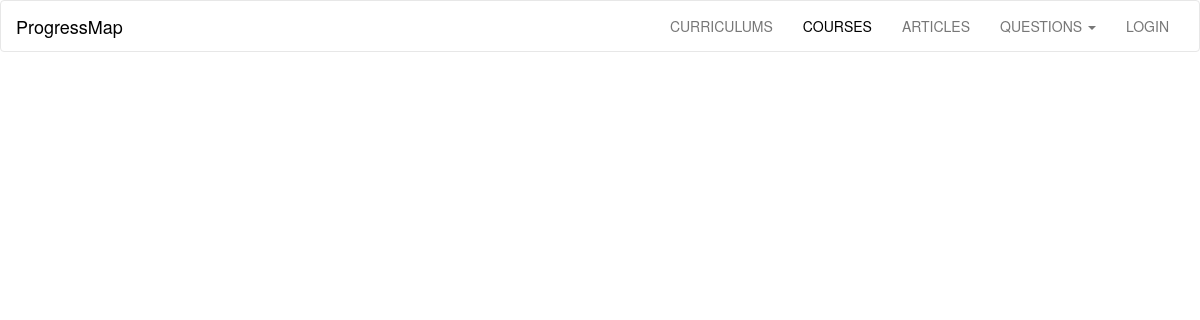
The app's page /courses/, older data.
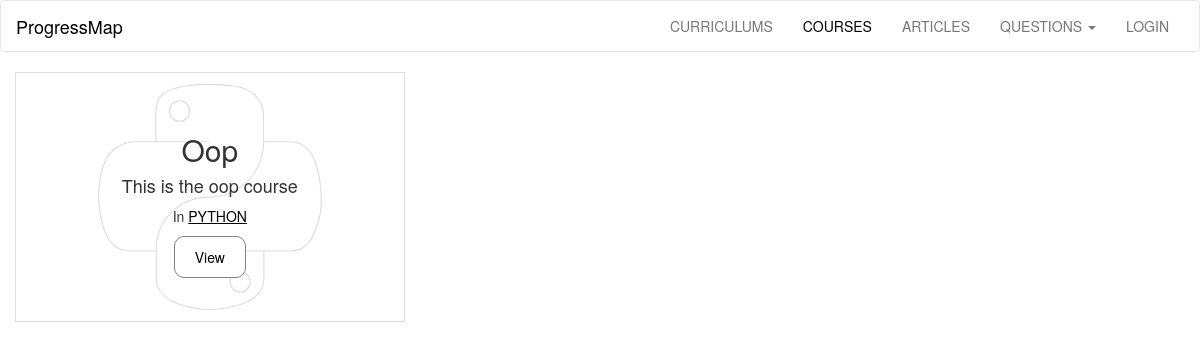
The same page, newer data.
### progressMap/models.py (models this page shows, shortened)
class Courses(db.Model):
	id  = db.Column(db.Integer, primary_key = True)
	title = db.Column(db.String(300), nullable=False)
	description = db.Column(db.Text, nullable=False)
	articles =  db.relationship('Articles', backref='course', lazy='dynamic')
	user_id = db.Column(db.Integer, db.ForeignKey('user.id'), nullable=False)
	curriculum_id = db.Column(db.Integer, db.ForeignKey('curriculums.id'), nullable=False)

class Curriculums(db.Model):
	id  = db.Column(db.Integer, primary_key = True)
	title = db.Column(db.String(300), nullable=False)
	description = db.Column(db.Text, nullable=False)
	articles =  db.relationship('Articles', backref='curriculum', lazy='dynamic')
	courses =  db.relationship('Courses', backref='curriculum', lazy='dynamic')
	user_id = db.Column(db.Integer, db.ForeignKey('user.id'), nullable=False)

### progressMap/courses/views.py (the view)
@courses.route('/', defaults={'page':'all'})
@courses.route('/<page>')
def show(page):
	if page == 'all':
		coursesList = models.getFromDb(models.Courses, 6)
		return render_template('courses.html', coursesList=coursesList)
	elif page == models.getByTitle(models.Courses, page).title:
		course = models.getByTitle(models.Courses, page)
		return render_template('showCourse.html', course=course)
	else:
		abort(404)

### progressMap/models.py (called while the page is built)
def getFromDb(className, num):
	return className.query.order_by(desc(className.title)).limit(num)

### progressMap/templates/courses.html (shortened to what this page needs)
{% extends 'base.html' %}
{% block courses_link %}
<li><a class="active" href="{{ url_for('courses.show')}}">COURSES</a></li>
{% endblock %}
{% block content %}
{% if coursesList %}
	<section class="container-fluid content">
	{% for course in coursesList %}
	<section class="text-center tile">
		<article class="title underline {{course.curriculum.title}}">
			<br /><br /><br />
			<h2 style="margin-top: 0px;">{{ course.title.capitalize() }}</h2>
			<h4 class="desc">
				{{ course.description }}
			</h4>
			<p class="date">
			In <a href="{{ url_for('curriculums.show', page=course.curriculum.title)}}">{{ course.curriculum.title.upper() }}</a>
			</p>
			<a href="{{ url_for('courses.show', page=course.title)}}">
			<button class="button">View</button>
			</a>
		</article>
	</section>
	{% endfor %}
	</section>
{% endif %}
{% endblock %}

Row changes from the older to the newer data that the page shows:
added Courses: title "Oop", description "This is the oop course", curriculum "PYTHON"
